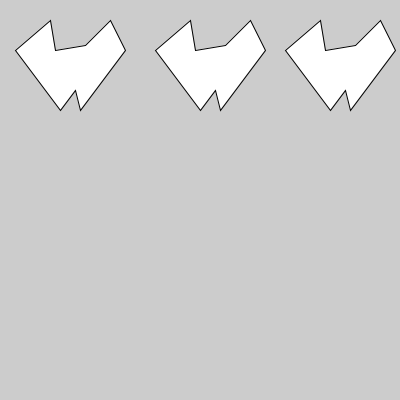
Frame 1 (no input)
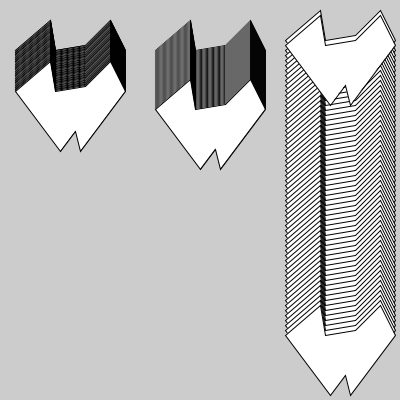
Frame 60 (the mouse pressed at the canvas centre just before this capture)
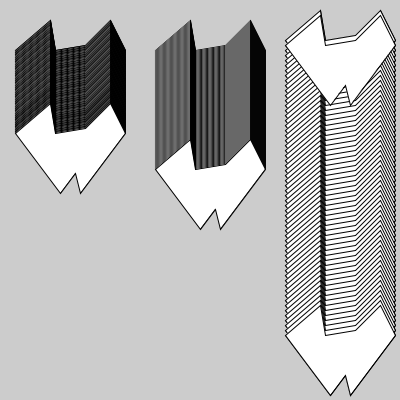
Frame 120 (the mouse held since frame 60 and released just before this capture)

The Processing sketch that drew these frames (run headless with seeded random() and noise(); from frame 60 on, the mouse is pressed at the canvas centre):

// Processing sketch: aula18_g1_exe7
// ── aula18_g1_exe7.pde
Flor f,f2,f3;
void setup(){
size(400,400);
f = new Flor(10,10,0.7);
f2 = new Flor(150,10,1);
f3 = new Flor(280,10,5);
}
void draw(){
f.animacao();
f2.animacao();
f3.animacao();
}

// ── novo.pde
class Flor {
  float x;
  float y;
  float v;
  Flor(float x, float y, float v) {
    this.x=x;
    this.y=y;
    this.v=v;
  }
  void desenho() {
    beginShape();
    vertex(40, 10); //1
    vertex(45, 40); //2
    vertex(75, 35); //3
    vertex(100, 10); //4
    vertex(115, 40); //5
    vertex(70, 100); //6
    vertex(65, 80); //7
    vertex(50, 100); //8
    vertex(5, 40); //9
    endShape(CLOSE);
  }
  void animacao(){
    pushMatrix();
    translate(this.x,this.y);
    desenho();
    popMatrix();
    this.y=this.y+this.v;
    regra();
  }
  void regra(){
    if(this.y>=300){
      this.y=0;
    }
  }
}
